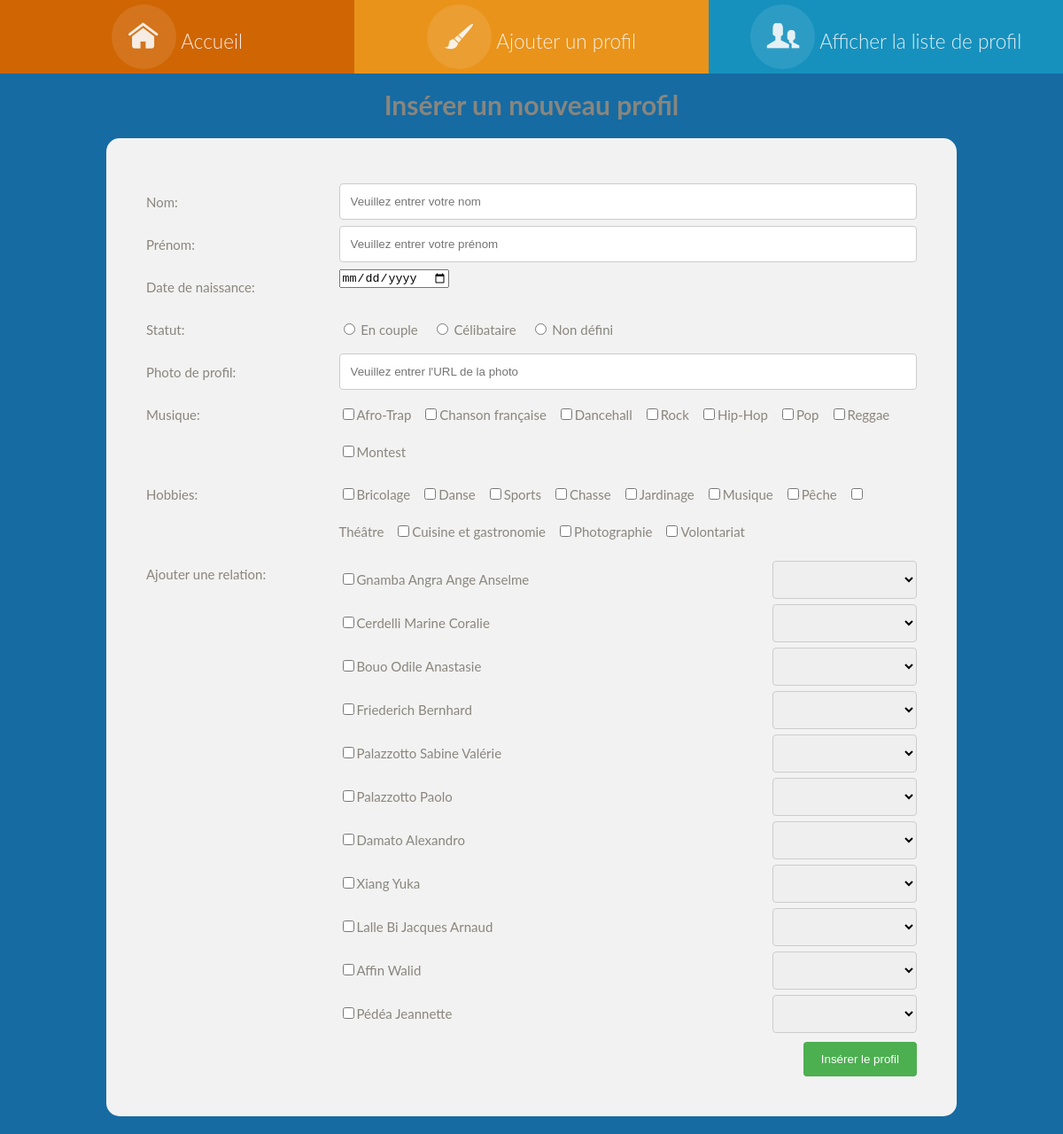
/formulaire.php, run on an earlier commit of the app's database.
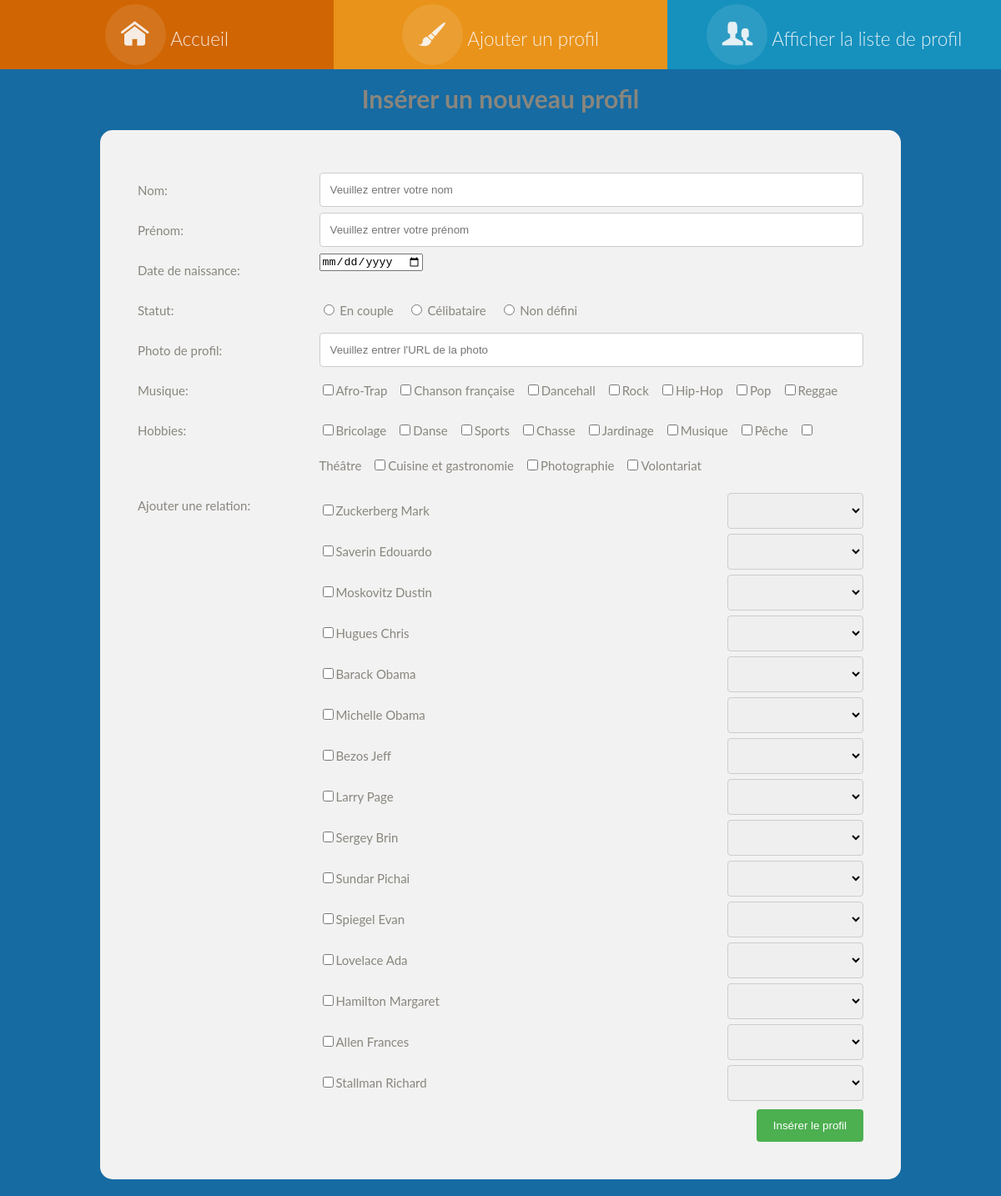
And on a later commit of the database.
### tables this page shows
CREATE TABLE IF NOT EXISTS `musique` (
  `id` int(10) NOT NULL AUTO_INCREMENT,
  `type` varchar(100) DEFAULT NULL,
  PRIMARY KEY (`id`)
);

CREATE TABLE IF NOT EXISTS `hobby` (
  `id` int(10) NOT NULL AUTO_INCREMENT,
  `type` varchar(100) DEFAULT NULL,
  PRIMARY KEY (`id`)
);

CREATE TABLE IF NOT EXISTS `personne` (
  `id` int(100) NOT NULL AUTO_INCREMENT,
  `nom` varchar(100) DEFAULT NULL,
  `prenom` varchar(100) DEFAULT NULL,
  `url_photo` varchar(200) DEFAULT NULL,
  `date_naissance` date DEFAULT NULL,
  `statut_couple` varchar(50) DEFAULT NULL,
  PRIMARY KEY (`id`)
);

### connexion.php (called while the page is built, shortened)
<?php
class Connexion {
    private $connexion;
    public function __construct(){
        $PARAM_hote='localhost';
        $PARAM_nom_bd='minifacebook';
        $PARAM_utilisateur='adminMiniFacebook';
        $PARAM_mot_passe='Mini_facebook';
        try{
            $this->connexion = new PDO (
                'mysql:host='.$PARAM_hote.';
                dbname='.$PARAM_nom_bd, $PARAM_utilisateur, $PARAM_mot_passe);
            $this->connexion-> setAttribute(PDO::MYSQL_ATTR_INIT_COMMAND, "SET NAMES 'utf8'");
        } catch (Exception $e) {
            echo 'Erreur: ' .$e->getMessage() . '<br/>';
            echo 'N° : '.$e->getCode();
        }
    }
    public function selectAllHobby (){
        $requete_prepare = $this->connexion->prepare(
            "SELECT id, type FROM Hobby"
        );
        $requete_prepare->execute ();
        $resultat=$requete_prepare->fetchAll (PDO::FETCH_OBJ);
        return $resultat;
    }
    public function selectAllMusic (){
        $requete_prepare = $this->connexion->prepare(
            "SELECT id, type FROM Musique"
        );
        $requete_prepare->execute ();
        $resultat=$requete_prepare->fetchAll (PDO::FETCH_OBJ);
        return $resultat;
    }
    public function selectAllPersonne (){
        $requete_prepare = $this->connexion->prepare(
            "SELECT id, nom, prenom, url_photo, date_naissance, statut_couple FROM Personne"
        );
        $requete_prepare->execute ();
        $resultat=$requete_prepare->fetchAll (PDO::FETCH_OBJ);
        return $resultat;
    }
}
?>

### formulaire.php (the view, shortened to what this page needs)
<!doctype html>
<html lang="fr">
<head>
	<link rel="stylesheet" href="css/formulaire.css">
	<?php
			include 'header.php';
			require 'connexion.php';
			$appliBD = new Connexion();
			$appliBD->selectAllMusic();
			$appliBD->selectAllHobby();
	?>
</head>
<body>
	<h1>
		Insérer un nouveau profil
	</h1>
	<div class="formulaire">
		<form method="post" action="formulaire_action.php">
			<div class="row">
				<div class="col-25">
					<label for="nom">Nom:</label>
				</div>
				<div class="col-75">
					<input type="text" name="nom" id="nom" placeholder="Veuillez entrer votre nom" required>
				</div>
			</div>
			<div class="row">
				<div class="col-25">
					<label for="prenom">Prénom:</label>
				</div>
				<div class="col-75">
					<input type="text" name="prenom" id="prenom" placeholder="Veuillez entrer votre prénom" required>
				</div>
			</div>
			<div class="row">
				<div class="col-25">
					<label for="date_naissance">Date de naissance:</label>
				</div>
				<div class="col-75">
					<input type="date" name="date_naissance" id="date_naissance" required><br>
				</div>
			</div>
			<div class="row">
				<div class="col-25">
					<label>Statut: </label>
				</div>
				<div class="col-75">
					<input type="radio" name="statut" id="couple" value="En couple">
					<label for="couple">En couple</label>
					<input type="radio" name="statut" id="celibataire" value="Célibataire">
					<label for="celibataire">Célibataire</label>
					<input type="radio" name="statut" id="undefined" value="Non défini">
					<label for="undefined">Non défini</label><br>
				</div>
			</div>
			<div class="row">
				<div class="col-25">
					<label for="url_photo">Photo de profil:</label>
				</div>
				<div class="col-75">
					<input type="url" name="url_photo" id="url_photo" placeholder="Veuillez entrer l'URL de la photo" required><br>
				</div>
			</div>
			<div class="row">
				<div class="col-25">
					<label>Musique: </label>
				</div>
				<div class="col-75">
					<?php
						$allMusique = $appliBD->selectAllMusic ();
						foreach ($allMusique as $value){
    						echo "<input type='checkbox' name='musique[]' id='". $value->type . $value->id ."' value='". $value->id."'>";
    						echo "<label for='". $value->type . $value->id ."'> ". $value->type ." </label>";
						}
					?><br>
				</div>
			</div>
			<div class="row">
				<div class="col-25">
					<label>Hobbies: </label>
				</div>
				<div class="col-75">
				<?php
					$allHobbies = $appliBD->selectAllHobby ();
					foreach ($allHobbies as $value){
						echo "<input type='checkbox' name='hobby[]' id='". $value->type . $value->id ."' value='". $value->id."'>";
						echo "<label for='". $value->type . $value->id ."'> ". $value->type ." </label>";
					}?>
				</div>
			</div>
			<div class="row">
				<div class="col-25">
					<label>Ajouter une relation: </label>
				</div>
				<div class="col-75">
						<?php
						$allPersonne = $appliBD->selectAllPersonne ();
						foreach ($allPersonne as $value){
							echo '<div class="col-75">';
								echo "<input type='checkbox' name='personne[]' id='". $value->nom . $value->id ."' value='". $value->id."'>";
								echo "<label for='". $value->nom . $value->id ."'> ". $value->nom . " " . $value->prenom ." </label>";
							echo "</div>";
							echo '<div class="col-25">';
								echo '<select id="relation" name="'.$value->id.'">
								<option> </option>
								<option label="famille" value="Famille">Famille</option>
								<option label="ami" value="Ami">Ami</option>
								<option label="collègue" value="Collègue">Collègue</option>
								</select>';
							echo "</div>";
							echo "<br>";
						}
						?>
				</div>
			</div>
			<div class="row">
				<input name="submit" id="submit" type="submit" value="Insérer le profil">
			</div>
		</form>
	</div>
</body>
</html>

### header.php (shortened to what this page needs)
<!DOCTYPE html>
<html lang="fr">
	<head>
		<link rel="stylesheet" type="text/css" href="css/header.css">
	</head>
<body>
    <div class="navContainer clearfix">
		<nav>
			<ul>
				<li>
					<a href="index.php">
						<span class="icon"><i class="icon-home"></i></span>
						<span>Accueil</span>
					</a>
				</li>
				<li>
					<a href="formulaire.php">
						<span class="icon"> <i class="icon-portfolio"></i></span>
						<span>Ajouter un profil</span>
					</a>
				</li>
				<li>
					<a href="index.php">
						<span class="icon"><i class="icon-team"></i></span>
						<span>Afficher la liste de profil</span>
					</a>
				</li>
			</ul>
        </nav>
	</div>
</body>
</html>

### css/formulaire.css (style rules this page uses)
h1 { text-align: center; }
.formulaire { width: 80%; border-radius: 15px; background-color: #f2f2f2; padding: 45px; margin: 20px auto; }
.row:after { content: ""; display: table; clear: both; }
.col-25 { float: left; width: 25%; margin-top: 6px; }
.col-75 { float: left; width: 75%; margin-top: 6px; }
input[type=text],input[type=url], select, textarea { width: 100%; padding: 12px; border: 1px solid #ccc; border-radius: 4px; resize: vertical; }
label { padding: 12px 12px 12px 0; display: inline-block; }
#submit { background-color: #4CAF50; color: white; padding: 12px 20px; margin-top: 10px; border: none; border-radius: 4px; cursor: pointer; float: right; }

### css/header.css (style rules this page uses)
.clearfix:before, .clearfix:after { content: " "; display: table; }
.clearfix:after { clear: both; }
.icon-team, .icon-blog, .icon-home, .icon-portfolio, .icon-services, .icon-contact, .icon-menu { font-family: 'icomoon'; font-style: normal; font-weight: normal; font-variant: normal; text-transform: none; line-height: 1; -webkit-font-smoothing: antialiased; }
.icon-home:before { content: "\e002"; }
.icon-team:before { content: "\e000"; }
.icon-portfolio:before { content: "\e003"; }
*, *:after, *:before { -webkit-box-sizing: border-box; -moz-box-sizing: border-box; box-sizing: border-box; }
body, html { font-size: 15px; padding: 0; margin: 0; }
a, button { -webkit-tap-highlight-color: rgba(0,0,0,0); }
body { font-family: 'Lato', Calibri, Arial, sans-serif; color: #89867e; background-color: rgb(22, 107, 162); width: 100%; }
a { color: white; text-decoration: none; }
.navContainer { border-bottom: 1px solid #EAEAEB; width: 100%; margin: 0 auto; height: 80px; }
nav { width: 100%; }
nav ul { margin: 0; padding: 0; list-style: none; font-size: 1.5em; font-weight: 300; }
nav ul li { float: left; width: 33.333333333333336%; text-align: center; -webkit-transition: border .5s; -moz-transition: border .5s; -o-transition: border .5s; -ms-transition: border .5s; transition: border .5s; }
nav a { clear: right; text-decoration: none; color: rgba(249, 249, 249, .9); margin: 0 10px; line-height: 70px; display: block; }
nav a { -webkit-transition: color .5s, background .5s, height .5s; -moz-transition: color .5s, background .5s, height .5s; -o-transition: color .5s, background .5s, height .5s; -ms-transition: color .5s, background .5s, height .5s; transition: color .5s, background .5s, height .5s; }
nav i { -webkit-transform: translate3d(0, 0, 0); -moz-transform: translate3d(0, 0, 0); -o-transform: translate3d(0, 0, 0); -ms-transform: translate3d(0, 0, 0); transform: translate3d(0, 0, 0); }
nav ul li:nth-child(1) { background: rgb(208, 101, 3); }
nav ul li:nth-child(2) { background: rgb(233, 147, 26); }
nav ul li:nth-child(3) { background: rgb(22, 145, 190); }
.icon { padding-top: 0.5em; }
.icon + span { margin-top: 0.5em; -webkit-transition: margin .5s; -moz-transition: margin .5s; -o-transition: margin .5s; -ms-transition: margin .5s; transition: margin .5s; }
nav a { height: 3.7em; }
nav i { position: relative; display: inline-block; margin: 5px auto; padding: 0.4em; border-radius: 50%; font-size: 1.8em; box-shadow: 0 0 0 30px transparent; background: rgba(255,255,255,0.1); -webkit-transform: translate3d(0, 0, 0); -moz-transform: translate3d(0, 0, 0); -o-transform: translate3d(0, 0, 0); -ms-transform: translate3d(0, 0, 0); transform: translate3d(0, 0, 0); -webkit-transition: box-shadow .6s ease-in-out; -moz-transition: box-shadow .6s ease-in-out; -o-transition: box-shadow .6s ease-in-out; -ms-transition: box-shadow .6s ease-in-out; transition: box-shadow .6s ease-in-out; }

What changed in the data, as far as the page shows it:
removed musique: type "Montest"
removed personne: nom "Gnamba", prenom "Angra Ange Anselme"
removed personne: nom "Cerdelli", prenom "Marine Coralie"
removed personne: nom "Bouo", prenom "Odile Anastasie"
removed personne: nom "Damato", prenom "Alexandro"
removed personne: nom "Xiang", prenom "Yuka"
removed personne: nom "Affin", prenom "Walid"
added personne: nom "Zuckerberg", prenom "Mark"
added personne: nom "Saverin", prenom "Edouardo"
added personne: nom "Moskovitz", prenom "Dustin"
changed personne: nom "Friederich" → "Hugues"; prenom "Bernhard" → "Chris"
changed personne: nom "Palazzotto" → "Barack"; prenom "Sabine Valérie" → "Obama"
changed personne: nom "Palazzotto" → "Michelle"; prenom "Paolo" → "Obama"
added personne: nom "Bezos", prenom "Jeff"
added personne: nom "Larry", prenom "Page"
changed personne: nom "Lalle Bi" → "Sergey"; prenom "Jacques Arnaud" → "Brin"
added personne: nom "Sundar", prenom "Pichai"
changed personne: nom "Pédéa" → "Spiegel"; prenom "Jeannette" → "Evan"
added personne: nom "Lovelace", prenom "Ada"
added personne: nom "Hamilton", prenom "Margaret"
added personne: nom "Allen", prenom "Frances"
added personne: nom "Stallman", prenom "Richard"
